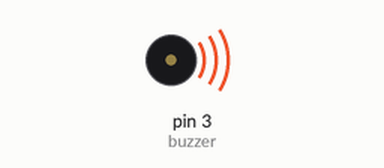
This sketch was run on a simulated Arduino Uno, built with avr-gcc and run on an emulated ATmega328P. Parts: buzzer (waves = sounding).

Above: at 0.22 s.
Timing chart, 0 to 3.3 s (numbered marks = the images above):
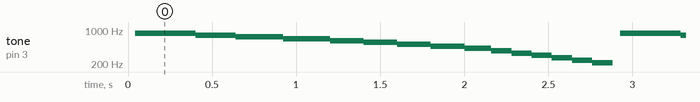

Measured:
- by itself, tone on pin 3 (buzzer): plays 852 Hz for 0.36 s, 783 Hz for 0.24 s, 722 Hz for 0.28 s, 661 Hz for 0.28 s, 605 Hz for 0.20 s, 555 Hz for 0.20 s … (676 notes in this stretch)

The sketch:

sketch_jan11a.ino
```cpp
void setup(void)
{
  pinMode(3, OUTPUT);//buzzer
  //pinMode(13, OUTPUT);//led indicator when singing a note

}
void loop()
{
  for (long i = 880; i > 55; i--) {
    buzz(i, 5);
  }
  for (long i = 1; i < 500; i++) {
    buzz(50, 5);
  }
  //buzz(400, 100);
  //delay(100);
}

void buzz(long frequency, long length) {

  long delayValue = 1000000 / frequency / 2; // calculate the delay value between transitions
  //// 1 second's worth of microseconds, divided by the frequency, then split in half since
  //// there are two phases to each cycle
  long numCycles = frequency * length / 1000; // calculate the number of cycles for proper timing
  //// multiply frequency, which is really cycles per second, by the number of seconds to
  //// get the total number of cycles to produce
  for (long i = 0; i < numCycles; i++) { // for the calculated length of time...
    digitalWrite(3, HIGH); // write the buzzer pin high to push out the diaphram
    delayMicroseconds(delayValue); // wait for the calculated delay value
    digitalWrite(3, LOW); // write the buzzer pin low to pull back the diaphram
    delayMicroseconds(delayValue); // wait again or the calculated delay value
  }


}
```
